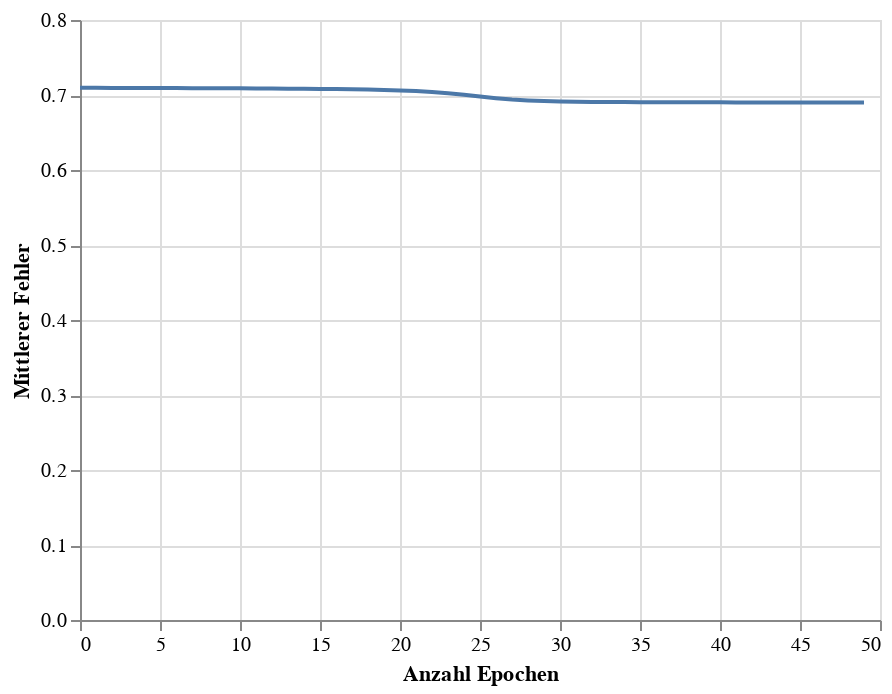

Notebook cell for this chart:
### Code cell
train_chart = alt.Chart(loss_df).mark_line().encode(
    x=alt.X('Epoch', title = 'Anzahl Epochen'),
    y=alt.Y('Loss', title = 'Mittlerer Fehler')
)
# glue('train-loss-team', train_chart,display=True)
train_chart

### Figure 1 — Vega-Lite specification as saved in the notebook (floating-point values rounded to 4 significant figures)
{"config": {"view": {"continuousWidth": 400, "continuousHeight": 300}}, "data": {"name": "data-6008839014ed6f89ae0f66fad051a9b8"}, "mark": "line", "encoding": {"x": {"field": "Epoch", "title": "Anzahl Epochen", "type": "quantitative"}, "y": {"field": "Loss", "title": "Mittlerer Fehler", "type": "quantitative"}}, "$schema": "https://vega.github.io/schema/vega-lite/v4.17.0.json", "datasets": {"data-6008839014ed6f89ae0f66fad051a9b8": [{"Epoch": 0, "Loss": 0.7096}, {"Epoch": 1, "Loss": 0.7095}, {"Epoch": 2, "Loss": 0.7095}, {"Epoch": 3, "Loss": 0.7094}, {"Epoch": 4, "Loss": 0.7094}, {"Epoch": 5, "Loss": 0.7093}, {"Epoch": 6, "Loss": 0.7092}, {"Epoch": 7, "Loss": 0.7091}, {"Epoch": 8, "Loss": 0.709}, {"Epoch": 9, "Loss": 0.709}, {"Epoch": 10, "Loss": 0.7089}, {"Epoch": 11, "Loss": 0.7087}, {"Epoch": 12, "Loss": 0.7086}, {"Epoch": 13, "Loss": 0.7085}, {"Epoch": 14, "Loss": 0.7083}, {"Epoch": 15, "Loss": 0.7081}, {"Epoch": 16, "Loss": 0.7079}, {"Epoch": 17, "Loss": 0.7076}, {"Epoch": 18, "Loss": 0.7072}, {"Epoch": 19, "Loss": 0.7067}, {"Epoch": 20, "Loss": 0.7061}, {"Epoch": 21, "Loss": 0.7053}, {"Epoch": 22, "Loss": 0.704}, {"Epoch": 23, "Loss": 0.7024}, {"Epoch": 24, "Loss": 0.7002}, {"Epoch": 25, "Loss": 0.6979}, {"Epoch": 26, "Loss": 0.6957}, {"Epoch": 27, "Loss": 0.6939}, {"Epoch": 28, "Loss": 0.6927}, {"Epoch": 29, "Loss": 0.6919}, {"Epoch": 30, "Loss": 0.6914}, {"Epoch": 31, "Loss": 0.6911}, {"Epoch": 32, "Loss": 0.6908}, {"Epoch": 33, "Loss": 0.6907}, {"Epoch": 34, "Loss": 0.6905}, {"Epoch": 35, "Loss": 0.6904}, {"Epoch": 36, "Loss": 0.6904}, {"Epoch": 37, "Loss": 0.6903}, {"Epoch": 38, "Loss": 0.6902}, {"Epoch": 39, "Loss": 0.6902}, {"Epoch": 40, "Loss": 0.6902}, {"Epoch": 41, "Loss": 0.6901}, {"Epoch": 42, "Loss": 0.6901}, {"Epoch": 43, "Loss": 0.6901}, {"Epoch": 44, "Loss": 0.6901}, {"Epoch": 45, "Loss": 0.6901}, {"Epoch": 46, "Loss": 0.69}, {"Epoch": 47, "Loss": 0.69}, {"Epoch": 48, "Loss": 0.6901}, {"Epoch": 49, "Loss": 0.69}]}}
